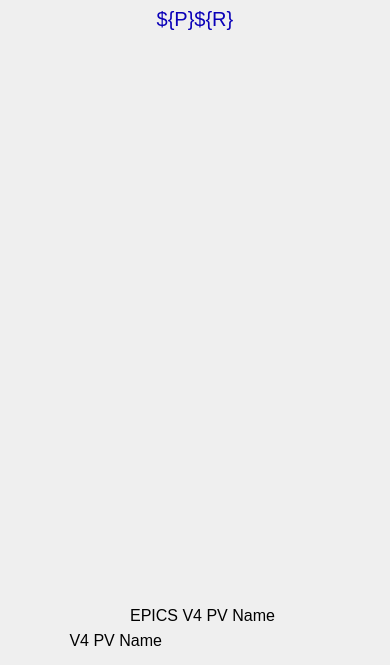
<?xml version="1.0" ?>
<ui version="4.0">
  <class>Dialog</class>
  <widget class="PyDMFrame" name="screen">
    <property name="geometry">
      <rect>
        <x>460</x>
        <y>141</y>
        <width>390</width>
        <height>665</height>
      </rect>
    </property>
    <property name="minimumSize">
      <size>
        <width>390</width>
        <height>665</height>
      </size>
    </property>
    <property name="styleSheet">
      <string notr="true">PyDMFrame#screen {
  color: rgb(0, 0, 0);
  background-color: rgb(187, 187, 187);
  }</string>
    </property>
    <property name="windowTitle">
      <string>NDPva</string>
    </property>
    <layout class="QGridLayout" name="gridLayout" columnstretch="5,57,25,28,47,13,100,28,72,10,5" rowstretch="5,1,24,1,9,555,5,5,20,5,3,17,1,9,5">
      <property name="leftMargin">
        <number>0</number>
      </property>
      <property name="topMargin">
        <number>0</number>
      </property>
      <property name="rightMargin">
        <number>0</number>
      </property>
      <property name="bottomMargin">
        <number>0</number>
      </property>
      <property name="horizontalSpacing">
        <number>0</number>
      </property>
      <property name="verticalSpacing">
        <number>0</number>
      </property>
      <item row="1" column="0" rowspan="2" colspan="11">
        <widget class="PyDMDrawingRectangle" name="rectangle">
          <property name="geometry">
            <rect>
              <x>0</x>
              <y>5</y>
              <width>390</width>
              <height>25</height>
            </rect>
          </property>
          <property name="sizePolicy">
            <sizepolicy hsizetype="Ignored" vsizetype="Ignored">
              <horstretch>0</horstretch>
              <verstretch>0</verstretch>
            </sizepolicy>
          </property>
          <property name="brush" stdset="0">
            <brush brushstyle="SolidPattern">
              <color alpha="255">
                <red>218</red>
                <green>218</green>
                <blue>218</blue>
              </color>
            </brush>
          </property>
          <property name="penStyle" stdset="0">
            <enum>Qt::SolidLine</enum>
          </property>
          <property name="penColor" stdset="0">
            <color>
              <red>218</red>
              <green>218</green>
              <blue>218</blue>
            </color>
          </property>
          <property name="penWidth" stdset="0">
            <double>0</double>
          </property>
          <property name="penCapStyle" stdset="0">
            <enum>Qt::FlatCap</enum>
          </property>
          <property name="toolTip">
            <string>rectangle</string>
          </property>
        </widget>
      </item>
      <item row="2" column="3" rowspan="2" colspan="5">
        <widget class="QLabel" name="text">
          <property name="geometry">
            <rect>
              <x>87</x>
              <y>6</y>
              <width>216</width>
              <height>25</height>
            </rect>
          </property>
          <property name="sizePolicy">
            <sizepolicy hsizetype="Ignored" vsizetype="Ignored">
              <horstretch>0</horstretch>
              <verstretch>0</verstretch>
            </sizepolicy>
          </property>
          <property name="text">
            <string>${P}${R}</string>
          </property>
          <property name="font">
            <font>
              <pointsize>15</pointsize>
            </font>
          </property>
          <property name="brush" stdset="0">
            <brush brushstyle="SolidPattern">
              <color alpha="255">
                <red>10</red>
                <green>0</green>
                <blue>184</blue>
              </color>
            </brush>
          </property>
          <property name="toolTip">
            <string>text</string>
          </property>
          <property name="alignment">
            <set>Qt::AlignCenter</set>
          </property>
          <property name="styleSheet">
            <string notr="true">QLabel#text {
  color: rgb(10, 0, 184);
  }</string>
          </property>
        </widget>
      </item>
      <item row="5" column="1" colspan="9">
        <widget class="PyDMEmbeddedDisplay" name="composite">
          <property name="geometry">
            <rect>
              <x>5</x>
              <y>40</y>
              <width>380</width>
              <height>555</height>
            </rect>
          </property>
          <property name="sizePolicy">
            <sizepolicy hsizetype="Ignored" vsizetype="Ignored">
              <horstretch>0</horstretch>
              <verstretch>0</verstretch>
            </sizepolicy>
          </property>
          <property name="toolTip">
            <string>composite</string>
          </property>
          <property name="filename" stdset="0">
            <string>NDPluginBase.ui</string>
          </property>
        </widget>
      </item>
      <item row="7" column="1" rowspan="7" colspan="9">
        <widget class="PyDMDrawingRectangle" name="rectangle_1">
          <property name="geometry">
            <rect>
              <x>5</x>
              <y>600</y>
              <width>380</width>
              <height>60</height>
            </rect>
          </property>
          <property name="sizePolicy">
            <sizepolicy hsizetype="Ignored" vsizetype="Ignored">
              <horstretch>0</horstretch>
              <verstretch>0</verstretch>
            </sizepolicy>
          </property>
          <property name="brush" stdset="0">
            <brush brushstyle="NoBrush">
              <color alpha="255">
                <red>0</red>
                <green>0</green>
                <blue>0</blue>
              </color>
            </brush>
          </property>
          <property name="penStyle" stdset="0">
            <enum>Qt::SolidLine</enum>
          </property>
          <property name="penColor" stdset="0">
            <color>
              <red>0</red>
              <green>0</green>
              <blue>0</blue>
            </color>
          </property>
          <property name="penWidth" stdset="0">
            <double>1</double>
          </property>
          <property name="penCapStyle" stdset="0">
            <enum>Qt::FlatCap</enum>
          </property>
          <property name="toolTip">
            <string>rectangle_1</string>
          </property>
        </widget>
      </item>
      <item row="10" column="2" rowspan="2" colspan="3">
        <widget class="QLabel" name="text_1">
          <property name="geometry">
            <rect>
              <x>62</x>
              <y>630</y>
              <width>100</width>
              <height>20</height>
            </rect>
          </property>
          <property name="sizePolicy">
            <sizepolicy hsizetype="Ignored" vsizetype="Ignored">
              <horstretch>0</horstretch>
              <verstretch>0</verstretch>
            </sizepolicy>
          </property>
          <property name="text">
            <string>V4 PV Name</string>
          </property>
          <property name="font">
            <font>
              <pointsize>12</pointsize>
            </font>
          </property>
          <property name="brush" stdset="0">
            <brush brushstyle="SolidPattern">
              <color alpha="255">
                <red>0</red>
                <green>0</green>
                <blue>0</blue>
              </color>
            </brush>
          </property>
          <property name="toolTip">
            <string>text_1</string>
          </property>
          <property name="alignment">
            <set>Qt::AlignRight|Qt::AlignTrailing|Qt::AlignVCenter</set>
          </property>
          <property name="styleSheet">
            <string notr="true">QLabel#text_1 {
  color: rgb(0, 0, 0);
  }</string>
          </property>
        </widget>
      </item>
      <item row="8" column="4" colspan="3">
        <widget class="QLabel" name="text_2">
          <property name="geometry">
            <rect>
              <x>115</x>
              <y>605</y>
              <width>160</width>
              <height>20</height>
            </rect>
          </property>
          <property name="sizePolicy">
            <sizepolicy hsizetype="Ignored" vsizetype="Ignored">
              <horstretch>0</horstretch>
              <verstretch>0</verstretch>
            </sizepolicy>
          </property>
          <property name="text">
            <string>EPICS V4 PV Name</string>
          </property>
          <property name="font">
            <font>
              <pointsize>12</pointsize>
            </font>
          </property>
          <property name="brush" stdset="0">
            <brush brushstyle="SolidPattern">
              <color alpha="255">
                <red>0</red>
                <green>0</green>
                <blue>0</blue>
              </color>
            </brush>
          </property>
          <property name="toolTip">
            <string>text_2</string>
          </property>
          <property name="alignment">
            <set>Qt::AlignRight|Qt::AlignTrailing|Qt::AlignVCenter</set>
          </property>
          <property name="styleSheet">
            <string notr="true">QLabel#text_2 {
  color: rgb(0, 0, 0);
  }</string>
          </property>
        </widget>
      </item>
      <item row="11" column="6" rowspan="2" colspan="3">
        <widget class="PyDMLabel" name="text_update">
          <property name="geometry">
            <rect>
              <x>175</x>
              <y>633</y>
              <width>200</width>
              <height>18</height>
            </rect>
          </property>
          <property name="sizePolicy">
            <sizepolicy hsizetype="Ignored" vsizetype="Ignored">
              <horstretch>0</horstretch>
              <verstretch>0</verstretch>
            </sizepolicy>
          </property>
          <property name="toolTip">
            <string>PV: ${P}${R}PvName_RBV</string>
          </property>
          <property name="channel" stdset="0">
            <string>ca://${P}${R}PvName_RBV</string>
          </property>
          <property name="displayFormat" stdset="0">
            <enum>PyDMLabel::String</enum>
          </property>
          <property name="font">
            <font>
              <pointsize>10</pointsize>
            </font>
          </property>
          <property name="alignment">
            <set>Qt::AlignLeading|Qt::AlignLeft|Qt::AlignVCenter</set>
          </property>
          <property name="textInteractionFlags">
            <set>Qt::TextSelectableByKeyboard|Qt::TextSelectableByMouse</set>
          </property>
          <property name="styleSheet">
            <string notr="true">PyDMLabel#text_update {
  color: rgb(10, 0, 184);
  background-color: rgb(187, 187, 187);
  }</string>
          </property>
        </widget>
      </item>
    </layout>
    <zorder>rectangle</zorder>
    <zorder>text</zorder>
    <zorder>composite</zorder>
    <zorder>rectangle_1</zorder>
    <zorder>text_1</zorder>
    <zorder>text_2</zorder>
    <zorder>text_update</zorder>
  </widget>
  <customwidgets>
    <customwidget>
      <class>PyDMDrawingRectangle</class>
      <extends>QWidget</extends>
      <header>pydm.widgets.drawing</header>
    </customwidget>
    <customwidget>
      <class>PyDMLabel</class>
      <extends>QLabel</extends>
      <header>pydm.widgets.label</header>
    </customwidget>
    <customwidget>
      <class>PyDMEmbeddedDisplay</class>
      <extends>QFrame</extends>
      <header>pydm.widgets.embedded_display</header>
    </customwidget>
    <customwidget>
      <class>PyDMFrame</class>
      <extends>QFrame</extends>
      <header>pydm.widgets.frame</header>
    </customwidget>
  </customwidgets>
</ui>
